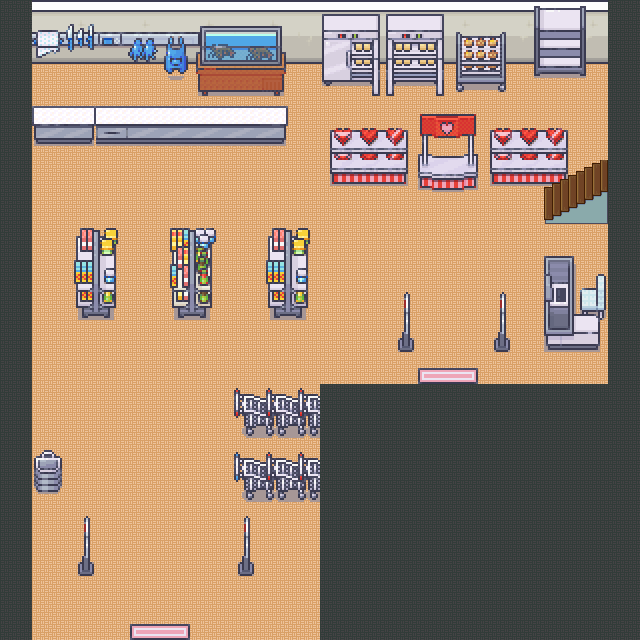

The image is a tile-based game level rendered from a .tmx file. Its description and source (layers, tilesets, objects; grid data summarised) follow:
An orthogonal 20x20 tile map with 32x32 px tiles, 4 tile layers (floorLayer, wallLayer, itemLayer, itemLayer2), 15 tilesets.

<map version="1.10" tiledversion="1.10.2" orientation="orthogonal" renderorder="right-down" width="20" height="20" tilewidth="32" tileheight="32" infinite="0" nextlayerid="33" nextobjectid="1">
 <tileset firstgid="1" name="24_Ice_Cream_Shop_32x32" tilewidth="32" tileheight="32" tilecount="272" columns="16">
  <image source="24_Ice_Cream_Shop_32x32.png" width="512" height="544" />
 </tileset>
 <tileset firstgid="273" name="14_Basement_32x32" tilewidth="32" tileheight="32" tilecount="800" columns="16">
  <image source="14_Basement_32x32.png" width="512" height="1600" />
 </tileset>
 <tileset firstgid="1073" name="18_Jail_32x32" tilewidth="32" tileheight="32" tilecount="720" columns="16">
  <image source="18_Jail_32x32.png" width="512" height="1440" />
 </tileset>
 <tileset firstgid="1793" name="tuxmon-32x32" tilewidth="32" tileheight="32" tilecount="775" columns="25">
  <image source="tuxmon-32x32.png" width="816" height="1020" />
 </tileset>
 <tileset firstgid="2568" name="defimon2" tilewidth="32" tileheight="32" tilecount="2640" columns="44">
  <image source="defimon2.png" width="1408" height="1920" />
 </tileset>
 <tileset firstgid="5208" name="Street32x32" tilewidth="32" tileheight="32" tilecount="256" columns="32">
  <image source="Street32x32.png" width="1024" height="256" />
 </tileset>
 <tileset firstgid="5464" name="Buildings32x32" tilewidth="32" tileheight="32" tilecount="180" columns="12">
  <image source="Buildings32x32.png" width="384" height="480" />
 </tileset>
 <tileset firstgid="5644" name="forest_tiles" tilewidth="32" tileheight="32" tilecount="256" columns="16">
  <image source="forest_tiles.png" width="512" height="512" />
 </tileset>
 <tileset firstgid="5900" name="allwall" tilewidth="32" tileheight="32" tilecount="1824" columns="24">
  <image source="allwall.png" width="768" height="2432" />
 </tileset>
 <tileset firstgid="7724" name="Carpet" tilewidth="32" tileheight="32" tilecount="960" columns="60">
  <image source="Carpet.png" width="1920" height="512" />
 </tileset>
 <tileset firstgid="8684" name="9_Shopping_Center_and_Markets_32x32" tilewidth="32" tileheight="32" tilecount="2176" columns="32">
  <image source="9_Shopping_Center_and_Markets_32x32.png" width="1024" height="2176" />
 </tileset>
 <tileset firstgid="10860" name="desert1" tilewidth="32" tileheight="32" tilecount="256" columns="16">
  <image source="desert1.png" width="512" height="512" />
 </tileset>
 <tileset firstgid="11116" name="misc_atlas" tilewidth="32" tileheight="32" tilecount="1024" columns="32">
  <image source="misc_atlas.png" width="1024" height="1024" />
 </tileset>
 <tileset firstgid="12140" name="16_Grocery_store_32x32" tilewidth="32" tileheight="32" tilecount="1248" columns="16">
  <image source="16_Grocery_store_32x32.png" width="512" height="2496" />
 </tileset>
 <tileset firstgid="13388" name="defimon3" tilewidth="32" tileheight="32" tilecount="848" columns="16">
  <image source="defimon3.png" width="512" height="1696" />
 </tileset>
 <layer id="17" name="floorLayer" width="20" height="20">
  <data>[400 cells, 400 non-empty, 1 distinct tile ids]</data>
 </layer>
 <layer id="30" name="wallLayer" width="20" height="20">
  <data>[400 cells, 148 non-empty, 5 distinct tile ids]</data>
 </layer>
 <layer id="31" name="itemLayer" width="20" height="20">
  <data>[400 cells, 74 non-empty, 52 distinct tile ids]</data>
 </layer>
 <layer id="32" name="itemLayer2" width="20" height="20">
  <data>[400 cells, 71 non-empty, 46 distinct tile ids]</data>
 </layer>
</map>
